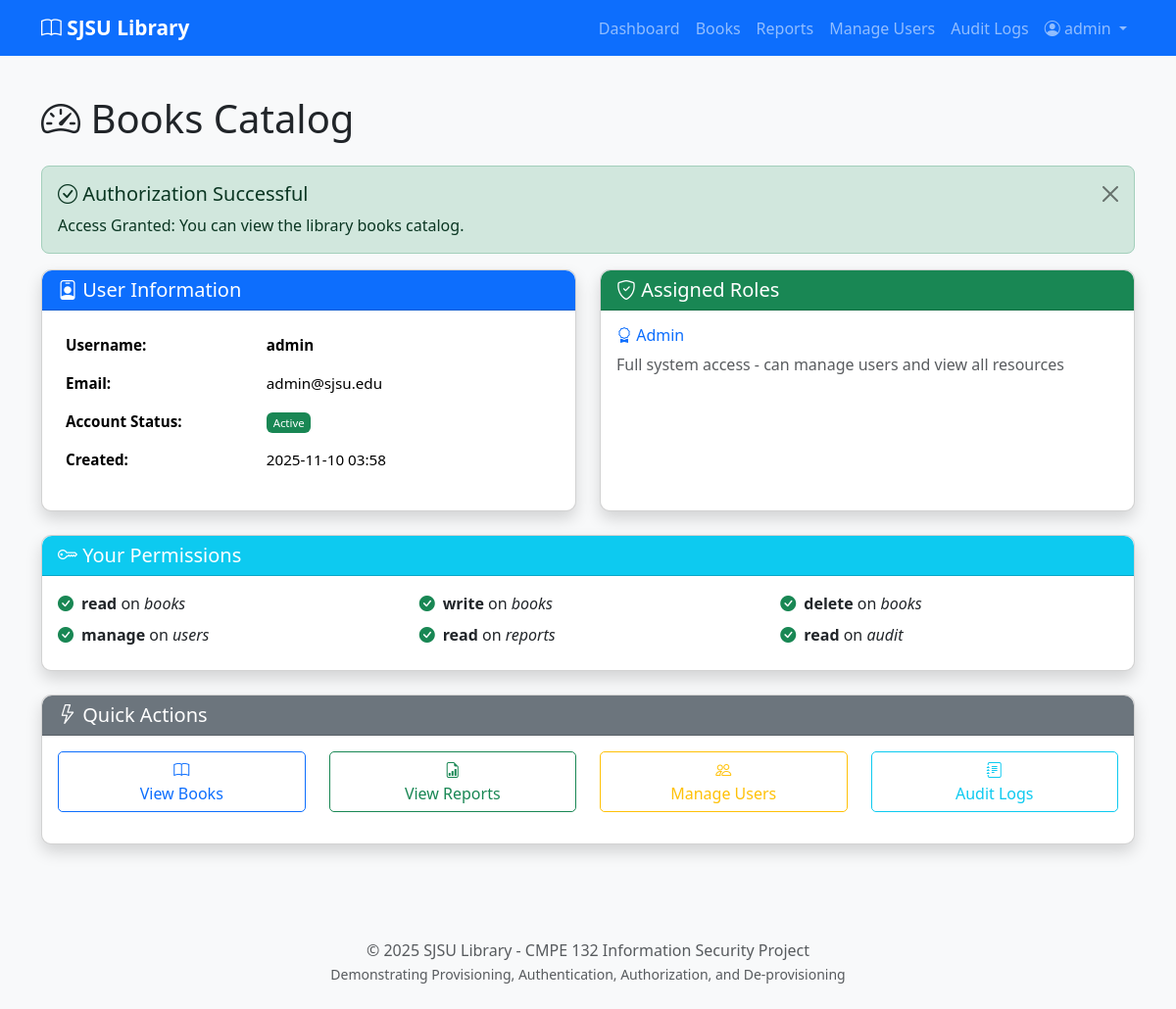
/books (signed in), run on the app's committed database.
### models.py (models this page shows, shortened)
class User(Base):
    __tablename__ = 'users'
    id = Column(Integer, primary_key=True)
    username = Column(String(80), unique=True, nullable=False)
    email = Column(String(120), unique=True, nullable=False)
    password_hash = Column(String(255), nullable=False)
    active = Column(Boolean, default=True, nullable=False)
    created_at = Column(DateTime, default=datetime.utcnow, nullable=False)
    roles = relationship('Role', secondary=user_roles, back_populates='users')
    audit_logs = relationship('AuditLog', back_populates='user')
    def has_permission(self, resource, action):
        for role in self.roles:
            for permission in role.permissions:
                if permission.resource == resource and permission.action == action:
                    return True
        return False
    @property
    def is_authenticated(self):
        return True

class Role(Base):
    __tablename__ = 'roles'
    id = Column(Integer, primary_key=True)
    name = Column(String(50), unique=True, nullable=False)
    description = Column(String(200))
    users = relationship('User', secondary=user_roles, back_populates='roles')
    permissions = relationship('Permission', secondary=role_permissions, back_populates='roles')

class Permission(Base):
    __tablename__ = 'permissions'
    id = Column(Integer, primary_key=True)
    resource = Column(String(50), nullable=False)
    action = Column(String(50), nullable=False)
    roles = relationship('Role', secondary=role_permissions, back_populates='permissions')

### app.py (the view)
@app.route('/books')
@login_required
@requires('books', 'read')
def books():
    session = db_session
    log_audit(session, current_user.id, 'access', 'books', 'success')
    return render_template('dashboard.html',
                         user=current_user,
                         message='Access Granted: You can view the library books catalog.',
                         page_title='Books Catalog')

### app.py (called while the page is built)
@login_manager.user_loader
def load_user(user_id):
    return db_session.query(User).get(int(user_id))

@app.teardown_appcontext
def shutdown_session(exception=None):
    Session = app.config.get('DB_SESSION')
    if Session:
        Session.remove()

### security.py (called while the page is built)
def log_audit(session: Session, user_id, action, resource, result):
    audit_entry = AuditLog(
        user_id=user_id,
        action=action,
        resource=resource,
        result=result,
        timestamp=datetime.utcnow()
    )
    session.add(audit_entry)
    session.commit()

def requires(resource, action):
    def decorator(f):
        @wraps(f)
        def decorated_function(*args, **kwargs):
            if not current_user.is_authenticated:
                flash('Please log in to access this page.', 'warning')
                return redirect(url_for('auth.login'))
            if not current_user.has_permission(resource, action):
                flash(f'Access denied: You do not have permission to {action} {resource}.', 'danger')
                return redirect(url_for('forbidden'))
            return f(*args, **kwargs)
        return decorated_function
    return decorator

### templates/dashboard.html (shortened to what this page needs)
{% extends "base.html" %}
{% block content %}
<div class="row">
    <div class="col-12">
        <h1 class="mb-4">
            <i class="bi bi-speedometer2"></i>
            {% if page_title %}{{ page_title }}{% else %}Dashboard{% endif %}
        </h1>
    </div>
</div>
{% if message %}
<div class="alert alert-success alert-dismissible fade show" role="alert">
    <h5 class="alert-heading"><i class="bi bi-check-circle"></i> Authorization Successful</h5>
    <p class="mb-0">{{ message }}</p>
    <button type="button" class="btn-close" data-bs-dismiss="alert"></button>
</div>
{% endif %}
<div class="row">
    <div class="col-md-6 mb-4">
        <div class="card shadow-sm h-100">
            <div class="card-header bg-primary text-white">
                <h5 class="mb-0"><i class="bi bi-person-badge"></i> User Information</h5>
            </div>
            <div class="card-body">
                <table class="table table-borderless">
                    <tr>
                        <th width="40%">Username:</th>
                        <td><strong>{{ user.username }}</strong></td>
                    </tr>
                    <tr>
                        <th>Email:</th>
                        <td>{{ user.email }}</td>
                    </tr>
                    <tr>
                        <th>Account Status:</th>
                        <td>
                            {% if user.active %}
                                <span class="badge bg-success">Active</span>
                            {% else %}
                                <span class="badge bg-danger">Disabled</span>
                            {% endif %}
                        </td>
                    </tr>
                    <tr>
                        <th>Created:</th>
                        <td>{{ user.created_at.strftime('%Y-%m-%d %H:%M') }}</td>
                    </tr>
                </table>
            </div>
        </div>
    </div>
    <div class="col-md-6 mb-4">
        <div class="card shadow-sm h-100">
            <div class="card-header bg-success text-white">
                <h5 class="mb-0"><i class="bi bi-shield-check"></i> Assigned Roles</h5>
            </div>
            <div class="card-body">
                {% if user.roles %}
                    {% for role in user.roles %}
                        <div class="mb-3">
                            <h6 class="text-primary"><i class="bi bi-award"></i> {{ role.name }}</h6>
                            <p class="text-muted mb-0">{{ role.description }}</p>
                        </div>
                    {% endfor %}
                {% else %}
                    <p class="text-muted">No roles assigned</p>
                {% endif %}
            </div>
        </div>
    </div>
</div>
<div class="row">
    <div class="col-12 mb-4">
        <div class="card shadow-sm">
            <div class="card-header bg-info text-white">
                <h5 class="mb-0"><i class="bi bi-key"></i> Your Permissions</h5>
            </div>
            <div class="card-body">
                {% set all_permissions = [] %}
                {% if all_permissions %}
                    <div class="row">
                        {% for perm in all_permissions %}
                            <div class="col-md-4 mb-2">
                                <div class="d-flex align-items-center">
                                    <i class="bi bi-check-circle-fill text-success me-2"></i>
                                    <span><strong>{{ perm.action }}</strong> on <em>{{ perm.resource }}</em></span>
                                </div>
                            </div>
                        {% endfor %}
                    </div>
                {% else %}
                    <p class="text-muted mb-0">No permissions assigned</p>
                {% endif %}
            </div>
        </div>
    </div>
</div>
<div class="row">
    <div class="col-12">
        <div class="card shadow-sm">
            <div class="card-header bg-secondary text-white">
                <h5 class="mb-0"><i class="bi bi-lightning"></i> Quick Actions</h5>
            </div>
            <div class="card-body">
                <div class="row">
                    <div class="col-md-3 mb-3">
                        <a href="{{ url_for('books') }}" class="btn btn-outline-primary w-100">
                            <i class="bi bi-book"></i><br>View Books
                        </a>
                    </div>
                    {% if user.has_permission('reports', 'read') %}
                    <div class="col-md-3 mb-3">
                        <a href="{{ url_for('reports') }}" class="btn btn-outline-success w-100">
                            <i class="bi bi-file-earmark-bar-graph"></i><br>View Reports
                        </a>
                    </div>
                    {% endif %}
                    {% if user.has_permission('users', 'manage') %}
                    <div class="col-md-3 mb-3">
                        <a href="{{ url_for('admin.users') }}" class="btn btn-outline-warning w-100">
                            <i class="bi bi-people"></i><br>Manage Users
                        </a>
                    </div>
                    {% endif %}
                    {% if user.has_permission('audit', 'read') %}
                    <div class="col-md-3 mb-3">
                        <a href="{{ url_for('admin.audit_logs') }}" class="btn btn-outline-info w-100">
                            <i class="bi bi-journal-text"></i><br>Audit Logs
                        </a>
                    </div>
                    {% endif %}
                </div>
            </div>
        </div>
    </div>
</div>
{% endblock %}

### templates/base.html (shortened to what this page needs)
<!DOCTYPE html>
<html lang="en">
<head>
    <link href="https://cdn.jsdelivr.net/npm/bootstrap@5.3.2/dist/css/bootstrap.min.css" rel="stylesheet">
    <link rel="stylesheet" href="https://cdn.jsdelivr.net/npm/bootstrap-icons@1.11.1/font/bootstrap-icons.css">
    <link rel="stylesheet" href="{{ url_for('static', filename='styles.css') }}">
</head>
<body>
    <nav class="navbar navbar-expand-lg navbar-dark bg-primary">
        <div class="container">
            <a class="navbar-brand" href="{{ url_for('index') }}">
                <i class="bi bi-book"></i> SJSU Library
            </a>
            <div class="collapse navbar-collapse" id="navbarNav">
                <ul class="navbar-nav ms-auto">
                    {% if current_user.is_authenticated %}
                        <li class="nav-item">
                            <a class="nav-link" href="{{ url_for('dashboard') }}">Dashboard</a>
                        </li>
                        <li class="nav-item">
                            <a class="nav-link" href="{{ url_for('books') }}">Books</a>
                        </li>
                        {% if current_user.has_permission('reports', 'read') %}
                        <li class="nav-item">
                            <a class="nav-link" href="{{ url_for('reports') }}">Reports</a>
                        </li>
                        {% endif %}
                        {% if current_user.has_permission('users', 'manage') %}
                        <li class="nav-item">
                            <a class="nav-link" href="{{ url_for('admin.users') }}">Manage Users</a>
                        </li>
                        {% endif %}
                        {% if current_user.has_permission('audit', 'read') %}
                        <li class="nav-item">
                            <a class="nav-link" href="{{ url_for('admin.audit_logs') }}">Audit Logs</a>
                        </li>
                        {% endif %}
                        <li class="nav-item dropdown">
                            <a class="nav-link dropdown-toggle" href="#" id="userDropdown" role="button" data-bs-toggle="dropdown">
                                <i class="bi bi-person-circle"></i> {{ current_user.username }}
                            </a>
                        </li>
                    {% endif %}
                </ul>
            </div>
        </div>
    </nav>
    <main class="container my-4">
        {% block content %}{% endblock %}
    </main>
    <footer class="bg-light text-center text-muted py-4 mt-5">
        <div class="container">
            <p class="mb-0">&copy; 2025 SJSU Library - CMPE 132 Information Security Project</p>
            <small>Demonstrating Provisioning, Authentication, Authorization, and De-provisioning</small>
        </div>
    </footer>
</body>
</html>

### static/styles.css (style rules this page uses)
:root { --sjsu-blue: #0055a2; --sjsu-gold: #e5a823; }
body { min-height: 100vh; display: flex; flex-direction: column; background-color: #f8f9fa; }
main { flex: 1; }
.navbar-brand { font-weight: bold; font-size: 1.3rem; }
.card { border-radius: 10px; transition: transform 0.2s; }
.card-header { border-radius: 10px 10px 0 0 !important; font-weight: 600; }
.btn { border-radius: 5px; transition: all 0.3s; }
.table { font-size: 0.95rem; }
.badge { padding: 0.4em 0.6em; font-weight: 500; }
.alert { border-radius: 8px; }
footer { margin-top: auto; }
.card.shadow-sm { box-shadow: 0 0.5rem 1rem rgba(0, 0, 0, 0.15) !important; }
.alert { animation: slideIn 0.3s ease-out; }

### data on the page
User: username "admin", email "admin@sjsu.edu", created_at "2025-11-10 03:58"
Role: name "Admin", description "Full system access - can manage users and view all resources"
Permission: action "read", resource "books"
Permission: action "write", resource "books"
Permission: action "delete", resource "books"
Permission: action "manage", resource "users"
Permission: action "read", resource "reports"
Permission: action "read", resource "audit"

### other printed values
{{ page_title }} "Books Catalog"
{{ message }} "Access Granted: You can view the library books catalog."
